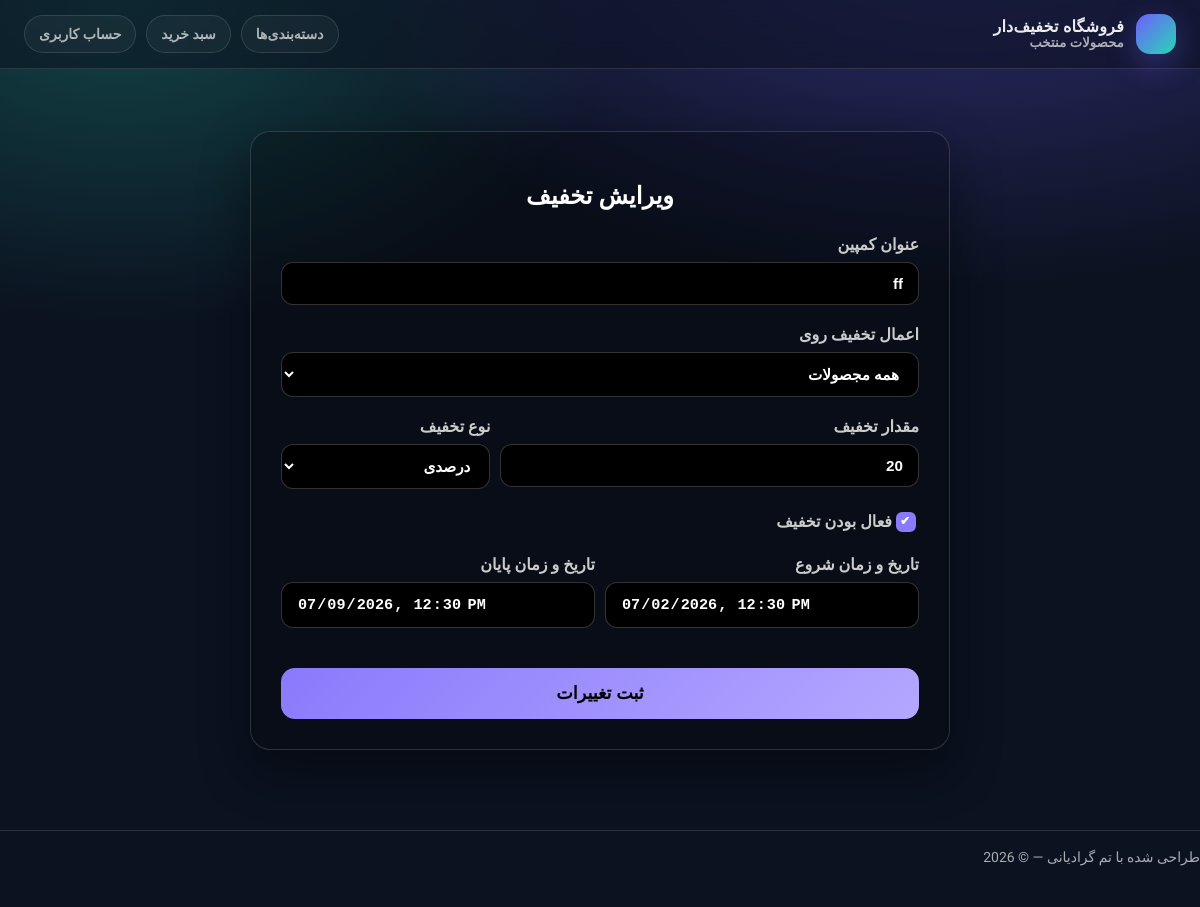
Page /coupon/coupon-edit/10/ (signed in) on the earlier database version.
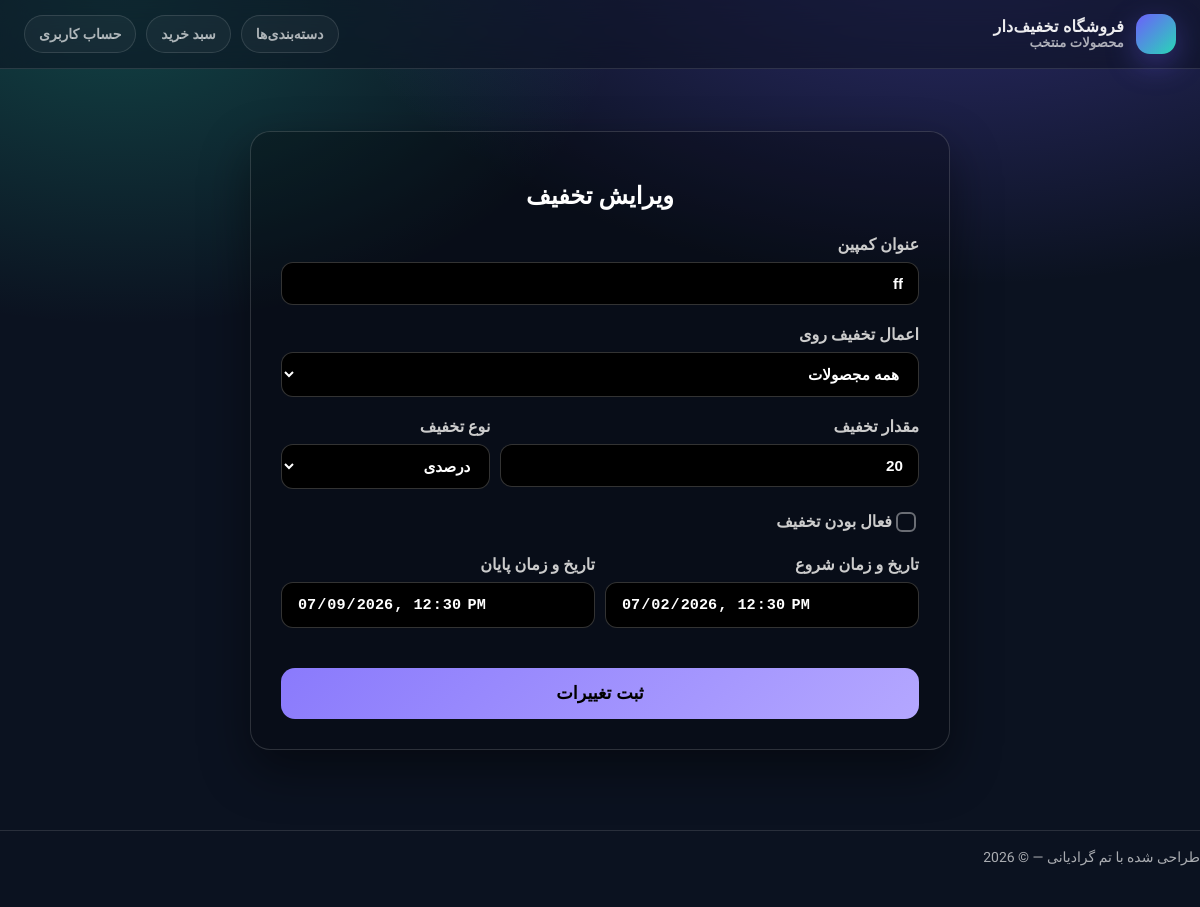
Same page on the later database version.
### coupon/models.py (models this page shows, shortened)
class Discount(models.Model):
    APPLY_TO_CHOICES = (
        ('all', 'همه مجصولات'),
        ('product', 'یک محصول'),
        ('category', 'یک دسته'),
    )
    DISCOUNT_TYPE_CHOICES = (
        ('percent', 'درصدی'),
        ('amount', 'تومانی')
    )
    title = models.CharField(max_length=100, verbose_name="عنوان کمپین")
    apply_to = models.CharField(max_length=20, choices=APPLY_TO_CHOICES, default='all', verbose_name='اعمال روی')
    discount_type = models.CharField(max_length=10, choices=DISCOUNT_TYPE_CHOICES, verbose_name='نوع تخفثف')
    value = models.PositiveIntegerField(default=0, verbose_name='مقدار تخفیف')
    is_active = models.BooleanField(default=True)
    start_date = models.DateTimeField(null=True, blank=True)
    end_date = models.DateTimeField(null=True, blank=True)
    product = models.ForeignKey(Product, null=True, blank=True, on_delete=models.CASCADE, verbose_name='محصول')
    category = models.ForeignKey(Category, null=True, blank=True, on_delete=models.CASCADE, verbose_name='دسته بندی')
    created_at = models.DateTimeField(auto_now_add=True)
    updated_at = models.DateTimeField(auto_now=True)

### coupon/views.py (the view)
# urls.py: path('coupon-edit/<int:pk>/',views.EditCoupon.as_view(), name='coupon_edit'),
class EditCoupon(UserPassesTestMixin, generic.UpdateView):
    model = Discount
    template_name = 'coupon/coupon_create.html'
    fields = '__all__'
    success_url = reverse_lazy('coupon:coupon_list')
    def test_func(self):
        return self.request.user.is_superuser
    def get_context_data(self, **kwargs):
        context = super().get_context_data(**kwargs)
        context['is_edit'] = True
        return context

### cart/context_processors.py (called while the page is built)
def cart(request):
    return {'cart': Cart(request)}

### catalog/models.py (called while the page is built)
    def __str__(self):
        return self.name

    def __str__(self):
        return f"{self.category} {self.name}"

### coupon/templates/coupon/coupon_create.html (shortened to what this page needs)
{% extends "parent/base.html" %}
{% load static %}
{% block content %}
<div class="form-container">
    <h2>{% if is_edit %}ویرایش تخفیف {% else %} مدیریت تخفیف{% endif %}</h2>
    <form method="post" id="discount-form">
        <div class="form-group">
            <label for="{{ form.title.id_for_label }}">عنوان کمپین</label>
            {{ form.title }}
        </div>
        <div class="form-group">
            <label for="{{ form.apply_to.id_for_label }}">اعمال تخفیف روی</label>
            {{ form.apply_to }}
        </div>
        <div class="form-group inline-flex">
            <div style="flex:2">
                <label for="{{ form.value.id_for_label }}">مقدار تخفیف</label>
                {{ form.value }}
            </div>
            <div style="flex:1">
                <label for="{{ form.discount_type.id_for_label }}">نوع تخفیف</label>
                {{ form.discount_type }}
            </div>
        </div>
        <div class="form-group" style="display:flex; align-items:center;">
            {{ form.is_active }}
            <label for="{{ form.is_active.id_for_label }}" class="checkbox-label">فعال بودن تخفیف</label>
        </div>
        <div class="form-group inline-flex">
            <div style="flex:1">
                <label for="{{ form.start_date.id_for_label }}">تاریخ و زمان شروع</label>
                <input
                        type="datetime-local"
                        name="{{ form.start_date.html_name }}"
                        id="{{ form.start_date.id_for_label }}"
                        value="{% if form.start_date.value %}{{ form.start_date.value|date:'Y-m-d\\TH:i' }}{% endif %}"
                        step="60"
                        autocomplete="off"
                >
            </div>
            <div style="flex:1">
                <label for="{{ form.end_date.id_for_label }}">تاریخ و زمان پایان</label>
                <input
                        type="datetime-local"
                        name="{{ form.end_date.html_name }}"
                        id="{{ form.end_date.id_for_label }}"
                        value="{% if form.end_date.value %}{{ form.end_date.value|date:'Y-m-d\\TH:i' }}{% endif %}"
                        step="60"
                        autocomplete="off"
                >
            </div>
        </div>
        <button type="submit" class="btn-submit">{% if is_edit %}ثبت تغییرات {% else %} ذخیره تخفیف{% endif %}</button>
    </form>
</div>
{% endblock %}

Differences in the rows shown:
changed Discount "ff": is_active "☑" → "☐"
